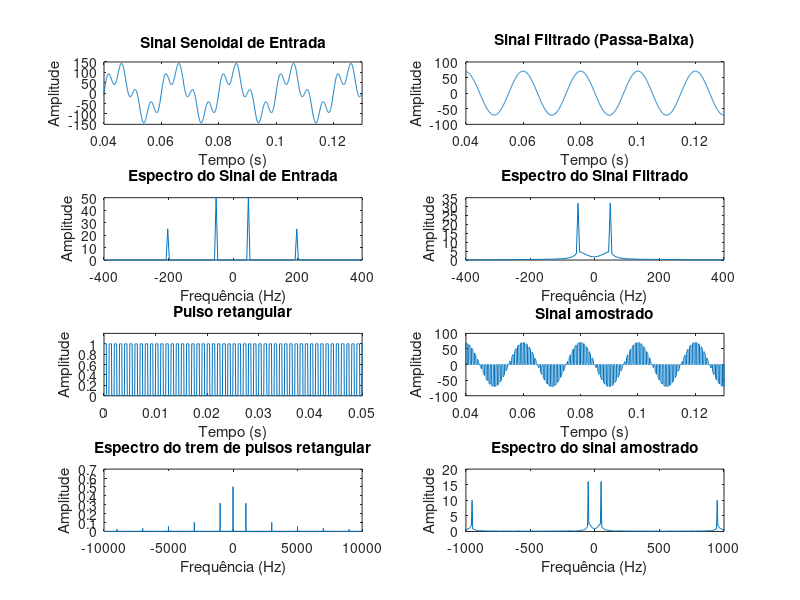
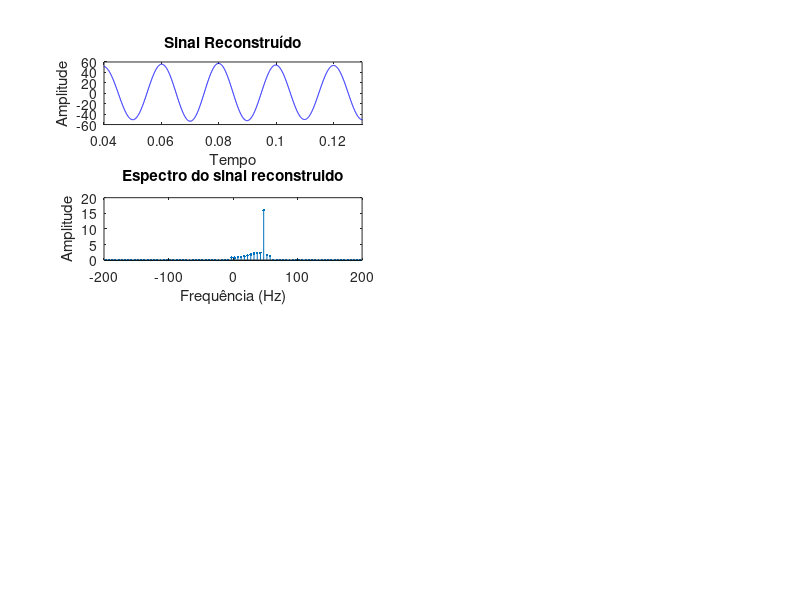

Recreate these plots in MATLAB, in order.
clear;
% Carregue o pacote de processamento de sinais
% pkg load signal;

%% dados do sinal
f1 = 50;%Freq entrada Hz
f2 = 200;%Freq entrada Hz
f = 100*f2; %frequencia de resolucao
Fs = 5*f2; %Taxa de amostragem (em Hz)
ts = [0:1/Fs:0.2];%Periodo de amostragem

%% gerar sinal "contínuo"
t_continuo = [0:1/(f):0.2];

% Sinal de entrada
sinal_entrada = 100*sin(2*pi*f1*t_continuo)+50*sin(2*pi*f2*t_continuo);

% 1. Aplicar a Transformada de Fourier (FFT) no sinal de entrada
sinal_fft_entrada = fft(sinal_entrada);
frequencias_fft_entrada = (0:length(sinal_fft_entrada)-1) * (f/length(sinal_fft_entrada));

% 1.1. Calcular as frequências correspondentes ao espectro
N = length(sinal_entrada); % Comprimento do sinal
disp(N);
frequencias = (0:N-1) * (f / N); % Frequências correspondentes

% 1.2. Calcular a magnitude da FFT e ajustar a escala
magnitude_fft = abs(sinal_fft_entrada) / N;

% 1.3. Usar fftshift para centralizar o espectro
magnitude_fft_shifted_sinal_entrada = fftshift(magnitude_fft);
frequencias_shifted_sinal_entrada = (-N/2:N/2-1) * (f / N); % Frequências centralizadas

% 2. Aplicar um filtro anti-aliasing no sinal
% wp = 50/(f/2);
% ws = 200/(f/2);
fc = 50/(f/2);
n = 6;
% [n,wn] = buttord(wp,ws,3,60);
[b, a] = butter(n, fc, 'low');
sinal_filtrado = filter(b, a, sinal_entrada);


% 3. Aplicar a FFT no sinal filtrado
sinal_fft_filtrado = fft(sinal_filtrado);
frequencias_fft_filtrado = (0:length(sinal_fft_filtrado)-1) * (f/length(sinal_fft_filtrado));

% 3.1. Calcular as frequências correspondentes ao espectro do sinal filtrado
N_filtrado = length(sinal_filtrado); % Comprimento do sinal filtrado
frequencias_filtrado = (0:N_filtrado-1) * (f / N_filtrado); % Frequências correspondentes

% 3.2. Calcular a magnitude da FFT e ajustar a escala para o sinal filtrado
magnitude_fft_filtrado = abs(sinal_fft_filtrado) / N_filtrado;

% 3.3. Usar fftshift para centralizar o espectro do sinal filtrado
magnitude_fft_shifted_sinal_filtrado = fftshift(magnitude_fft_filtrado);
frequencias_shifted_sinal_filtrado = (-N_filtrado/2:N_filtrado/2-1) * (f / N_filtrado); % Frequências centralizadas

% 4. Amostragem o sinal filtrado
pulso = 0.5*square(2 * pi * Fs * t_continuo)+0.5;

% 5. Aplicar a FFT no pulso retangular;
fft_pulso = fft(pulso);

% 5.1. Calcular as frequências correspondentes ao espectro do sinal filtrado
N_pulso = length(pulso); % Comprimento do sinal filtrado
frequencias_pulso = (0:N_pulso-1) * (f / N_pulso); % Frequências correspondentes
% 5.2. Calcular a magnitude da FFT e ajustar a escala para o sinal filtrado
magnitude_fft_pulso = abs(fft_pulso) / N_pulso;
% 5.3. Usar fftshift para centralizar o espectro do sinal filtrado
magnitude_fft_shifted_sinal_pulso = fftshift(magnitude_fft_pulso);
frequencias_shifted_sinal_pulso = (-N_pulso/2:N_pulso/2-1) * (f / N_pulso); % Frequências centralizadas

% 6. Amostragem do sinal
sinal_amostrado =  sinal_filtrado.*pulso;

% 7. Aplicar a FFT no sinal amostrado;
fft_sinal_amostrado = fft(sinal_amostrado);

% 7.1. Calcular as frequências correspondentes ao espectro do sinal filtrado
N_amostrado = length(sinal_amostrado); % Comprimento do sinal filtrado
frequencias_amostrado = (0:N_amostrado-1) * (f / N_amostrado); % Frequências correspondentes

% 7.2. Calcular a magnitude da FFT e ajustar a escala para o sinal filtrado
magnitude_fft_amostrado = abs(fft_sinal_amostrado) / N_amostrado;

% 7.3. Usar fftshift para centralizar o espectro do sinal filtrado
magnitude_fft_shifted_sinal_amostrado = fftshift(magnitude_fft_amostrado);
frequencias_shifted_sinal_amostrado = (-N_amostrado/2:N_amostrado/2-1) * (f / N_amostrado); % Frequências centralizadas


% Parâmetros do filtro passa-baixa ideal
fc = 60; % Frequência de corte em Hz
t_tempo = [0:1/Fs:0.2]; % Vetor de tempo correspondente ao sinal amostrado

% Crie um filtro passa-baixa ideal no domínio da frequência usando a função square
filtro_passa_baixa_quadrado = zeros(size(frequencias_amostrado));
filtro_passa_baixa_quadrado(frequencias_amostrado <= fc) = 1;

% Aplique o filtro na transformada de Fourier do sinal amostrado
sinal_filtrado_fft_quadrado = fft_sinal_amostrado .* filtro_passa_baixa_quadrado;

% Agora, você pode calcular a transformada inversa para obter o sinal no domínio do tempo
sinal_filtrado_tempo_quadrado = ifft(sinal_filtrado_fft_quadrado);

% ampliação do sinal reconstruido
fator_ampliacao = 3; % ampliação de 3 vezes
sinal_reconstruido = sinal_filtrado_tempo_quadrado * fator_ampliacao;

% 7.4. Calcular as frequências correspondentes ao espectro do sinal filtrado
N_reconstruido = length(sinal_reconstruido); % Comprimento do sinal filtrado
frequencias_reconstruido = (0:N_reconstruido-1) * (f / N_reconstruido); % Frequências correspondentes

% 7.5. Calcular a magnitude da FFT e ajustar a escala para o sinal filtrado
magnitude_fft_reconstruido = abs(sinal_filtrado_fft_quadrado) / N_reconstruido;

% 7.6. Usar fftshift para centralizar o espectro do sinal filtrado
magnitude_fft_shifted_sinal_reconstruido = fftshift(magnitude_fft_reconstruido);
frequencias_shifted_sinal_reconstruido = (-N_reconstruido/2:N_reconstruido/2-1) * (f / N_reconstruido); % Frequências centralizadas

% Plot dos resultados
figure;

% Plot do sinal de entrada
subplot(4, 2, 1);
plot(t_continuo, sinal_entrada);
title('Sinal Senoidal de Entrada');
% Defina os limites dos eixos X e Y
xlim([0.04, 0.13]); % Limita o eixo X de 0.1 a 0.15
xlabel('Tempo (s)');
ylabel('Amplitude');

% Plot da FFT do sinal de entrada
subplot(4, 2, 3);
plot(frequencias_shifted_sinal_entrada, magnitude_fft_shifted_sinal_entrada,'-');
title('Espectro do Sinal de Entrada');
xlim([-400, 400]); % Limita o eixo X de -400 a 400
xlabel('Frequência (Hz)');
ylabel('Amplitude');

% Plot do sinal de entrada filtrado
subplot(4, 2, 2);
plot(t_continuo, sinal_filtrado);
title('Sinal Filtrado (Passa-Baixa)');
xlim([0.04, 0.13]); % Limita o eixo X de 0.00 a 0.05
xlabel('Tempo (s)');
ylabel('Amplitude');

% Plot da FFT do sinal filtrado
subplot(4, 2, 4);
plot(frequencias_shifted_sinal_filtrado, magnitude_fft_shifted_sinal_filtrado,'-');
title('Espectro do Sinal Filtrado');
xlim([-400, 400]); % Limita o eixo X de -400 a 400
xlabel('Frequência (Hz)');
ylabel('Amplitude');

% Plot do pulso retangular
subplot(4, 2, 5);
plot(t_continuo, pulso);
max_pulso = max(pulso);
extra_height = 0.2; % Para facilitar a visualização
title('Pulso retangular');
xlim([0.0, 0.05]); % Limita o eixo X de 0.0 a 0.05
ylim([0, max_pulso + extra_height]);
xlabel('Tempo (s)');
ylabel('Amplitude');

% Plot da fft do trem de pulsos retangular
subplot(4, 2, 7);
plot(frequencias_shifted_sinal_pulso, magnitude_fft_shifted_sinal_pulso,'-');
title('Espectro do trem de pulsos retangular');
xlabel('Frequência (Hz)');
ylabel('Amplitude');

% Plot do sinal amostrado
subplot(4, 2, 6);
plot(t_continuo, sinal_amostrado);
title('Sinal amostrado');
xlim([0.04, 0.13]); % Limita o eixo X de 0.04 a 0.13
xlabel('Tempo (s)');
ylabel('Amplitude');

% Plot da fft do sinal amostrado
subplot(4, 2, 8);
plot(frequencias_shifted_sinal_amostrado, magnitude_fft_shifted_sinal_amostrado,'-');
title('Espectro do sinal amostrado');
xlim([-1000, 1000]); % Limita o eixo X de -1500 a 1500
xlabel('Frequência (Hz)');
ylabel('Amplitude');


hold off;
figure;
% Plot do sinal reconstruido
subplot(4, 2, 1);
plot(t_continuo, sinal_reconstruido, 'b');
title('Sinal Reconstruído');
xlim([0.04, 0.13]); % Limita o eixo X de 0.04 a 0.13
xlabel('Tempo');
ylabel('Amplitude');

% Plot do filtro PB ideal
subplot(4, 2, 3);
stem(frequencias_shifted_sinal_reconstruido, magnitude_fft_shifted_sinal_reconstruido,'.');
title('Espectro do sinal reconstruido');
xlim([-200, 200]); % Limita o eixo X de -200 a 200
xlabel('Frequência (Hz)');
ylabel('Amplitude');

